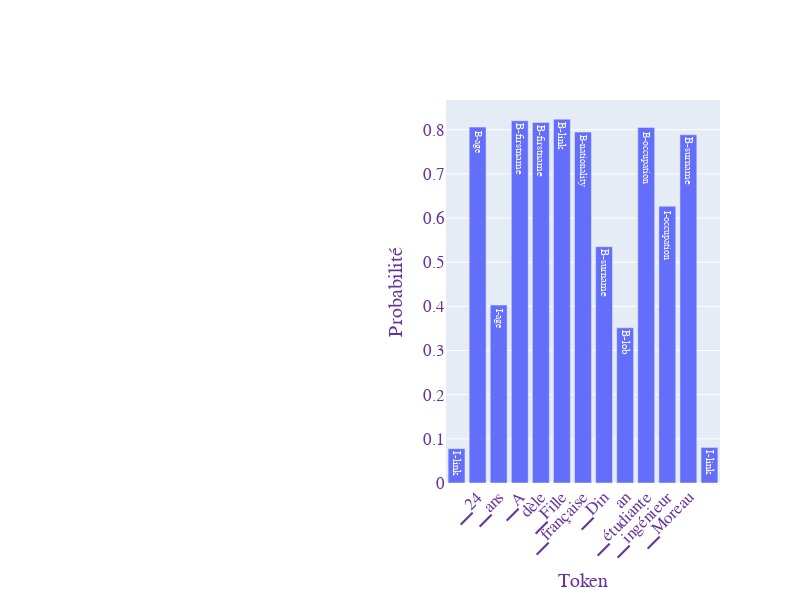

Here is the notebook cell this chart was saved with:
### Code cell
# Get the maximum probability for each word
max_probabilities = torch.max(probas, dim=2).values.squeeze().tolist()

# Get the tokens
tokens = tokenizer.convert_ids_to_tokens(inputs['input_ids'][0])
tags = [id2tag[torch.argmax(probas[0, i, :]).item()] for i, _ in enumerate(tokens)]

fig = go.Figure()
fig.add_trace(go.Bar(x=tokens, y=max_probabilities, text=tags,))
fig.update_layout(
    # title='Top category for each token with its maximum probability',
    xaxis_tickangle=-45,
    xaxis_title='Token',
    yaxis_title='Probabilité',
    font=dict(family="Arial, sans-serif", size=17, color="RebeccaPurple"),
    width=800,
    height=600
)
fig.show()

### Figure 1 — Plotly figure (JSON) as saved in the notebook; plotly's stock layout.template omitted (floating-point values rounded to 4 significant figures)
{"data": [{"text": ["I-link", "B-age", "I-age", "B-firstname", "B-firstname", "B-link", "B-nationality", "B-surname", "B-lob", "B-occupation", "I-occupation", "B-surname", "I-link"], "type": "bar", "x": ["<s>", "▁24", "▁ans", "▁A", "dèle", "▁Fille", "▁française", "▁Din", "an", "▁étudiante", "▁ingénieur", "▁Moreau", "</s>"], "y": [0.07786, 0.8059, 0.4029, 0.8202, 0.8163, 0.8239, 0.7946, 0.5351, 0.3514, 0.8052, 0.6267, 0.7884, 0.08056]}], "layout": {"font": {"color": "RebeccaPurple", "family": "Arial, sans-serif", "size": 17}, "height": 600, "width": 800, "xaxis": {"tickangle": -45, "title": {"text": "Token"}}, "yaxis": {"title": {"text": "Probabilité"}}}}
